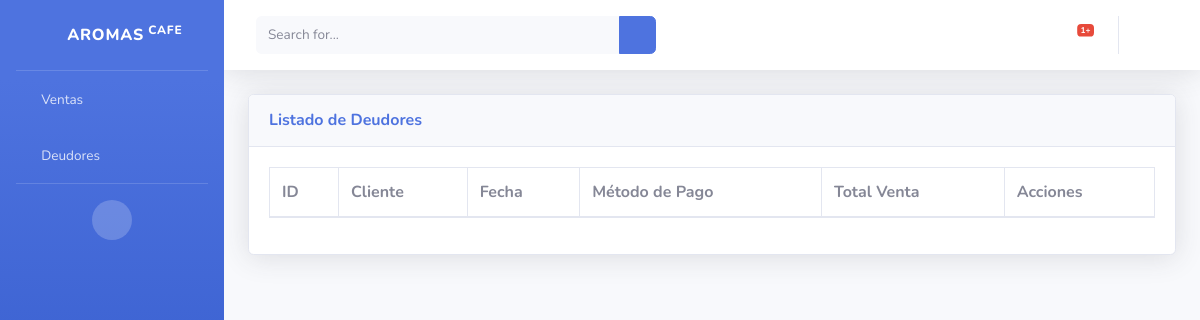
The app's page /deudores/, older data.
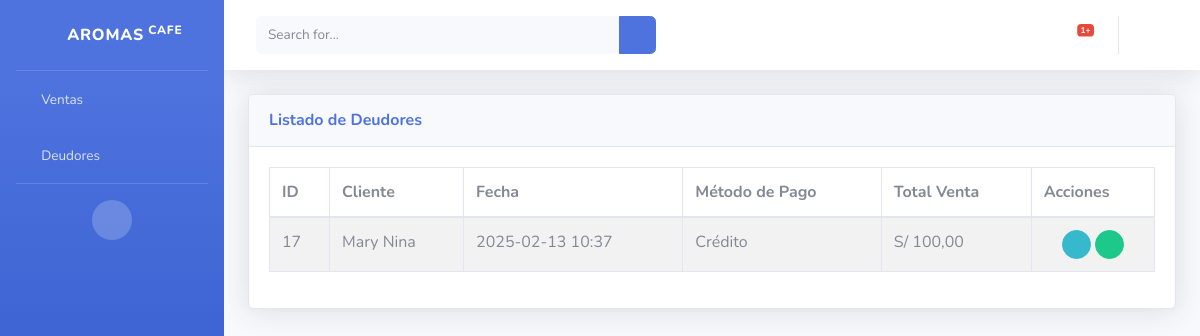
The same page, newer data.
### menu/models.py (models this page shows, shortened)
class Venta(models.Model):
    METODO_PAGO_CHOICES = [
        ('EF', 'Efectivo'),
        ('YP', 'Yape'),
        ('CR', 'Crédito'),
    ]
    sede = models.ForeignKey(Sede, on_delete=models.CASCADE, related_name="ventas")
    fecha = models.DateTimeField(auto_now_add=True)
    metodo_pago = models.CharField(max_length=2, choices=METODO_PAGO_CHOICES, default='EF')
    total = models.DecimalField(max_digits=10, decimal_places=2, default=0.00)
    cliente = models.ForeignKey(Cliente, on_delete=models.SET_NULL, null=True, blank=True, related_name="ventas")  # Cliente opcional
    cancelada = models.BooleanField(default=False)  # Campo para ventas canceladas

class Cliente(models.Model):
    nombre = models.CharField(max_length=150)
    telefono = models.CharField(max_length=15, blank=True, null=True)  # Teléfono opcional

### menu/views.py (the view)
# urls.py: path('deudores/', lista_deudores, name='deudores'),
def lista_deudores(request):
    ventas = Venta.objects.filter(cancelada=False)
    return render(request, "deudores.html", {"ventas": ventas})

### menu/templates/deudores.html (shortened to what this page needs)
{% extends "index.html" %}
{% block content %}
{% load static %}
<div class="card shadow mb-4">
    <div class="card-header py-3">
        <h6 class="m-0 font-weight-bold text-primary">Listado de Deudores</h6>
    </div>
    <div class="card-body">
        <div class="table-responsive">
            <table id="deudores-table" class="table table-striped table-bordered" style="width:100%">
                <thead>
                    <tr>
                        <th>ID</th>
                        <th>Cliente</th>
                        <th>Fecha</th>
                        <th>Método de Pago</th>
                        <th>Total Venta</th>
                        <th>Acciones</th>
                    </tr>
                </thead>
                <tbody>
                    {% for venta in ventas %}
                        <tr>
                            <td>{{ venta.id }}</td>
                            <td>
                                {% if venta.cliente %}
                                    {{ venta.cliente.nombre }}
                                {% else %}
                                    -
                                {% endif %}
                            </td>
                            <td>{{ venta.fecha|date:"Y-m-d H:i" }}</td>
                            <td>{{ venta.get_metodo_pago_display }}</td>
                            <td>S/ {{ venta.total }}</td>
                            <td class="text-center">
                                <button class="btn btn-info btn-circle btn-sm" onclick="verDetalles({{ venta.id }})">
                                    <i class="fas fa-eye"></i>
                                </button>
                                <button class="btn btn-success btn-circle btn-sm" onclick="confirmarPago({{ venta.id }})">
                                    <i class="fas fa-check"></i>
                                </button>
                            </td>
                        </tr>
                    {% endfor %}
                </tbody>
            </table>
        </div>
    </div>
</div>
<link rel="stylesheet" href="https://cdn.datatables.net/1.13.4/css/jquery.dataTables.min.css">
<link rel="stylesheet" href="https://cdn.datatables.net/responsive/2.4.0/css/responsive.dataTables.min.css">
{% endblock %}

Row changes from the older to the newer data that the page shows:
added Venta: id "17", cliente.nombre "Mary Nina", fecha "2025-02-13 10:37", metodo_pago "Crédito", total "100,00"
